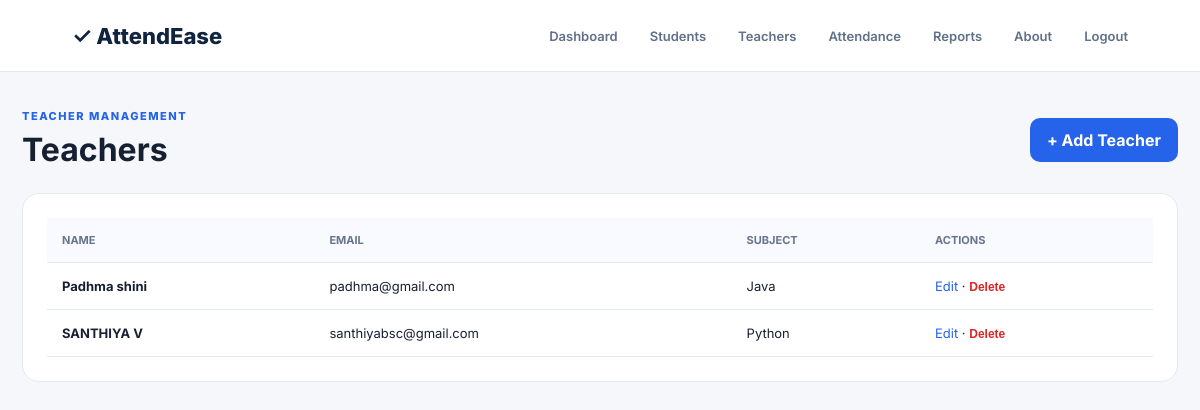
Page /teachers (signed in) on the committed database.
### tables this page shows
CREATE TABLE teachers(id INTEGER PRIMARY KEY AUTOINCREMENT,name TEXT NOT NULL,email TEXT NOT NULL,subject TEXT NOT NULL);

### app.py (the view)
@app.route('/teachers')
@login_required
def teachers():
 c=db(); rows=c.execute('SELECT * FROM teachers ORDER BY id DESC').fetchall(); c.close(); return render_template('teachers.html',teachers=rows)

### app.py (called while the page is built)
def db():
 c=sqlite3.connect(DB); c.row_factory=sqlite3.Row; return c

def login_required(f):
 @wraps(f)
 def w(*a,**k): return f(*a,**k) if session.get('logged_in') else redirect(url_for('login'))
 return w

### templates/teachers.html
{% extends 'base.html' %}{% block content %}<div class="title"><div><span class="eyebrow">TEACHER MANAGEMENT</span><h1>Teachers</h1></div><a class="btn" href="{{url_for('add_teacher')}}">+ Add Teacher</a></div><div class="card table"><table><tr><th>Name</th><th>Email</th><th>Subject</th><th>Actions</th></tr>{% for t in teachers %}<tr><td><b>{{t.name}}</b></td><td>{{t.email}}</td><td>{{t.subject}}</td><td><a href="{{url_for('edit_teacher',id=t.id)}}">Edit</a> · <form class="inline" method="post" action="{{url_for('delete_teacher',id=t.id)}}"><button class="link red">Delete</button></form></td></tr>{% else %}<tr><td colspan="4">No teachers yet.</td></tr>{% endfor %}</table></div>{% endblock %}

### static/style.css (style rules this page uses)
:root { --blue:#2563eb;--navy:#10233f;--bg:#f5f7fb;--border:#e4e9f2;--muted:#6b7890;--green:#16a34a;--red:#dc2626 }
* { box-sizing:border-box }
body { margin:0;background:var(--bg);font-family:Inter,Arial;color:#172033 }
a { color:var(--blue);text-decoration:none }
.btn,button { border:0;background:var(--blue);color:#fff;border-radius:10px;padding:12px 17px;font-weight:700;cursor:pointer }
.eyebrow { font-size:11px;letter-spacing:1.5px;font-weight:800;color:var(--blue) }
.card { background:#fff;border:1px solid var(--border);border-radius:17px;padding:24px }
.title { display:flex;justify-content:space-between;align-items:center;margin-bottom:18px }
.title h1 { margin:6px 0 }
.table { overflow:auto }
table { width:100%;border-collapse:collapse;min-width:650px }
th,td { padding:15px;border-bottom:1px solid var(--border);text-align:left;font-size:13px }
th { background:#f8faff;color:#66758d;font-size:11px;text-transform:uppercase }
.inline { display:inline }
.link { background:none;padding:0;color:var(--blue);font-size:12px }
.red { color:var(--red)!important }

### rows in the picture
teachers: name "Padhma shini", email "padhma@gmail.com", subject "Java"
teachers: name "SANTHIYA V", email "santhiyabsc@gmail.com", subject "Python"
